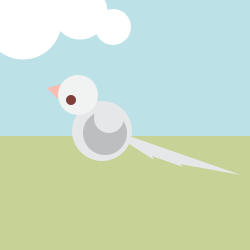
Frame 1 (no input)
Frame 60 (the mouse pressed at the canvas centre just before this capture): identical to frame 1, image omitted
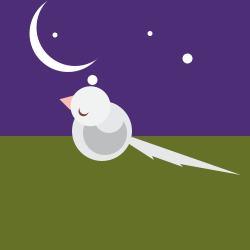
Frame 120 (the mouse held since frame 60 and released just before this capture)

The Processing sketch that drew these frames (run headless with seeded random() and noise(); from frame 60 on, the mouse is pressed at the canvas centre):

// Processing sketch: processing_167708
// ── processing_167708.pde

//code by Saarah Saghir 2014
void setup(){
  size(250,250);
  smooth();
}

void draw(){
//sky
  fill(#BCE1E6);
  noStroke();
    rect(0,0,252,252);
    
  if (mousePressed) { //night sky
    fill(#4C2D76);
    rect(0,0,252,252);
  }
        
//grass
  fill(#C7D296);
  noStroke();
  rect(0,136,250,250);
    
  if (mousePressed) { //dark grass
    fill(#657127);
    rect(0,136,250,250);
  }
      
//clouds
  fill(#FFFFFF);
  if (mousePressed) {
    ellipse(23+mouseY*.36, 21+mouseX*.1, 77, 77);
    fill(#4C2D76);
    ellipse(30+mouseY*.36, 15+mouseX*.1, 77, 77);
    fill(#ffffff);
    ellipse(100+mouseY*.4, 21+mouseX*.1, 5, 5);
    ellipse(30+mouseY*.2, 10+mouseX*.2, 5, 5);
    ellipse(150+mouseY*.3, 21+mouseX*.3, 10, 10);
    ellipse(80+mouseY*.1, 30+mouseX*.4, 10, 10);
  } else {
    ellipse(23+mouseY*.36, 21+mouseX*.1, 77, 77);
    ellipse(80+mouseY*.38, 12+mouseX*.08, 55, 55);
    ellipse(113+mouseY*.4, 27+mouseX*.05, 36, 36);
  }
    
  //tail
  fill(#E6E7E8);
  noStroke();
    beginShape();
      vertex(126, 142);
      vertex(132, 137);
      vertex(241, 175);
      vertex(180, 164);
      vertex(180, 164);
      vertex(183, 167);
      vertex(152, 156);
      vertex(154, 160);
    endShape(CLOSE);
        
//body
  ellipse(102, 131, 60, 60);
    
//wing dark
  fill(#BCBEC0);
  noStroke();
  ellipse(105, 133, 44, 44);
        
//wing light
  fill(#E6E7E8);
  noStroke();
  ellipse(109, 118, 30, 30);

//beak
  fill(#FABDB3);
  noStroke();
    translate(.1*mouseX, .09*mouseY);
    triangle(62,84,58,99,47,88);

//mouth
  fill(#D27C6F);
  line(47,88,58,104);

//head
  fill(#F1F2F2);
  ellipse(78, 95, 40, 40);

//eye
  fill(#803F39);
  ellipse(71, 100, 10, 10);
  if (mousePressed) {
    fill(#F1F2F2);
    ellipse(72,98,10,10);
  }

}
